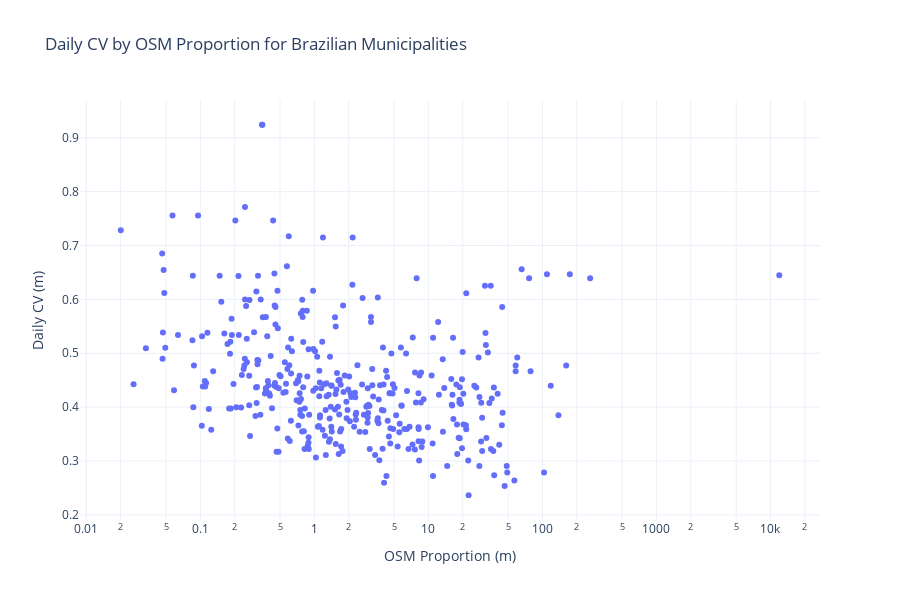

Source (notebook cell):
### Code cell
fig = px.scatter(daily_unique,
            y="daily_coef_var", x="osm_index", 
            hover_name="name_muni", template='plotly_white', title='Daily CV by OSM Proportion for Brazilian Municipalities',
           log_x=True)
fig.update_yaxes(title_text='Daily CV (m)')
fig.update_xaxes(title_text='OSM Proportion (m)')

fig.show()

### Figure 1 — Plotly figure (JSON) as saved in the notebook; plotly's stock layout.template omitted (floating-point values rounded to 4 significant figures; data arrays with more than 128 entries replaced by an {"elided": "..."} marker saying what was removed)
{"data": [{"hoverlabel": {"namelength": 0}, "hovertemplate": "<b>%{hovertext}</b><br><br>osm_index=%{x}<br>daily_coef_var=%{y}", "hovertext": {"elided": "372 str values"}, "legendgroup": "", "marker": {"color": "#636efa", "symbol": "circle"}, "mode": "markers", "name": "", "showlegend": false, "type": "scatter", "x": {"elided": "372 float values"}, "xaxis": "x", "y": {"elided": "372 float values"}, "yaxis": "y"}], "layout": {"height": 600, "legend": {"tracegroupgap": 0}, "title": {"text": "Daily CV by OSM Proportion for Brazilian Municipalities"}, "xaxis": {"anchor": "y", "domain": [0, 1], "title": {"text": "OSM Proportion (m)"}, "type": "log"}, "yaxis": {"anchor": "x", "domain": [0, 1], "title": {"text": "Daily CV (m)"}}}}
